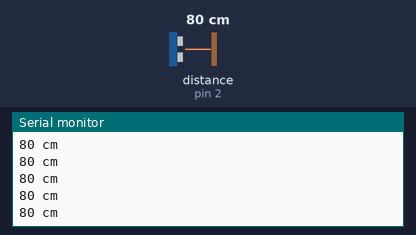
This sketch was run on a simulated Arduino Uno, built with avr-gcc and run on an emulated ATmega328P. Shown: the last lines printed to the serial monitor. Wiring (inferred from the names in the program): ultrasonic range finder: trigger pin 3; echo pin 2. The inputs (shaded band) are chosen by the test bench; at power-on: distance to the obstacle (sensor on pin 2) 80 cm. The echo pulse lasts 58.3 µs per cm.

Above: at 1.2 s.
1.3 s: distance to the obstacle (sensor on pin 2) set to 2 cm
At 1.48 s:
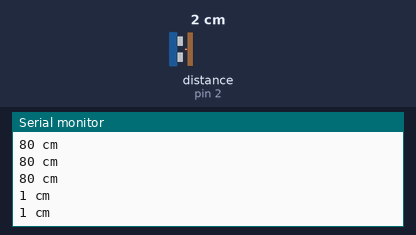
2.8 s: distance to the obstacle (sensor on pin 2) set to 120 cm
At 2.89 s:
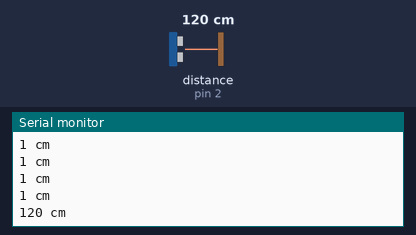
Timing chart, 0 to 5.8 s (numbered marks = the images above; inputs shaded):
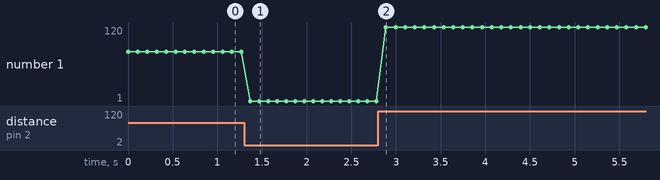

Measured:
- after the input at 1.3 s, the serial monitor: prints a new line after 0.07 s (image 1)
- after the input at 2.8 s, the serial monitor: prints a new line after 0.09 s (image 2)
- plotted number 1: 80 → 1 after the input at 1.3 s, 1 → 120 after the input at 2.8 s

The sketch:

sketch_jan9a.ino
```cpp
#define RED_PIN 9
#define GREEN_PIN 10
#define BLUE_PIN 11

#define ECHO_PIN 2
#define TRIG_PIN 3


void setup() {
  // put your setup code here, to run once:
  // pinMode(RED_PIN, OUTPUT);
  // pinMode(GREEN_PIN, OUTPUT);
  // pinMode(BLUE_PIN, OUTPUT);

  pinMode(TRIG_PIN, OUTPUT);
  pinMode(ECHO_PIN, INPUT);

  Serial.begin(9600);
}

void loop() {
    int duration, cm;
    digitalWrite(TRIG_PIN, LOW);
    delayMicroseconds(2);
    digitalWrite(TRIG_PIN, HIGH);
    delayMicroseconds(10);
    digitalWrite(TRIG_PIN, LOW);
    duration = pulseIn(ECHO_PIN, HIGH);
    cm = duration / 58;
    Serial.print(cm);
    Serial.println(" cm");
    delay(100);


  // put your main code here, to run repeatedly:
  // // analogWrite(RED_PIN, random(0,256));
  // // analogWrite(GREEN_PIN, random(0,256));
  // // analogWrite(BLUE_PIN, random(0,256));
  // // delay(1000);

  // Serial.println((analogRead(0) -520) / 2);
  // int light = (analogRead(0) -520) / 2;
  // light = light < 0 ? 0 : light;
  // // if (analogRead(0) < 700) {
  // //   analogWrite(RED_PIN, 255);
  // //   analogWrite(GREEN_PIN, 255);
  // //   analogWrite(BLUE_PIN, 255);
  // // } else if (analogRead(0) > 750) {
  // //   analogWrite(RED_PIN, 0);
  // //   analogWrite(GREEN_PIN, 0);
  // //   analogWrite(BLUE_PIN, 0);
  // // }

  //   analogWrite(RED_PIN, light);
  //   analogWrite(GREEN_PIN, light);
  //   analogWrite(BLUE_PIN, light);
  // delay(50);
}
```
